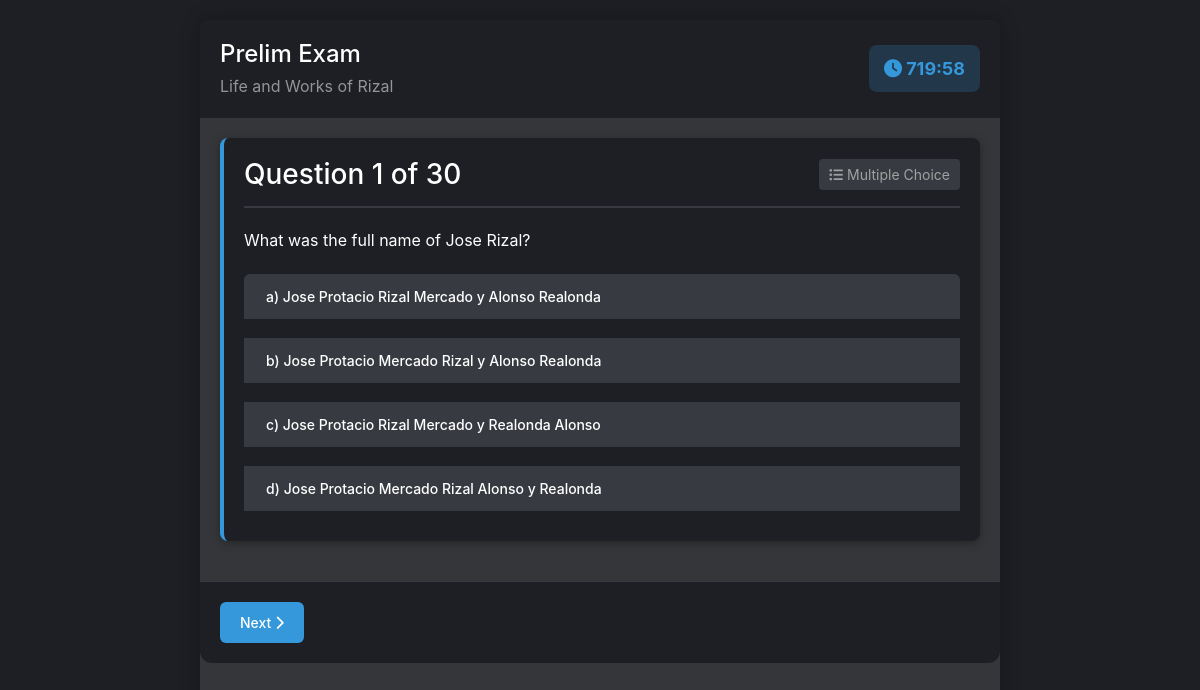
The app's page /exam/student/take_exam.php?exam_id=23 with its own data.
### tables this page shows
CREATE TABLE `exams` (
  `exam_id` int(11) NOT NULL,
  `course_id` int(11) DEFAULT NULL,
  `exam_name` varchar(100) NOT NULL,
  `description` text DEFAULT NULL,
  `duration` int(11) NOT NULL,
  `total_questions` int(11) NOT NULL,
  `passing_score` int(11) NOT NULL,
  `start_date` datetime DEFAULT NULL,
  `end_date` datetime DEFAULT NULL,
  `created_at` timestamp NOT NULL DEFAULT current_timestamp(),
  `min_multiple_choice` int(11) NOT NULL DEFAULT 10,
  `min_true_false` int(11) NOT NULL DEFAULT 10,
  `min_matching` int(11) NOT NULL DEFAULT 10,
  `allowed_types` varchar(100) DEFAULT 'multiple_choice,true_false,matching'
);

CREATE TABLE `courses` (
  `course_id` int(11) NOT NULL,
  `course_name` varchar(255) NOT NULL,
  `description` text DEFAULT NULL,
  `created_at` timestamp NOT NULL DEFAULT current_timestamp()
);

CREATE TABLE `questions` (
  `question_id` int(11) NOT NULL,
  `exam_id` int(11) NOT NULL,
  `question_text` text NOT NULL,
  `question_type` varchar(50) NOT NULL
);

CREATE TABLE `answers` (
  `answer_id` int(11) NOT NULL,
  `question_id` int(11) NOT NULL,
  `answer_text` text NOT NULL,
  `is_correct` tinyint(1) NOT NULL DEFAULT 0
);

### exam/student/take_exam.php (the view, shortened to what this page needs)
<?php
require_once '../../shared/db_connect.php';
$exam_id = $_GET['exam_id'];
$student_id = $_SESSION['student_id'];
try {
    $stmt = $pdo->prepare("
        SELECT e.*, c.course_name, re.reopen_start_date, re.reopen_end_date
        FROM exams e
        JOIN courses c ON e.course_id = c.course_id
        LEFT JOIN reopened_exams re ON e.exam_id = re.exam_id AND re.student_id = ?
        WHERE e.exam_id = ?
    ");
    $stmt->execute([$student_id, $exam_id]);
    $exam = $stmt->fetch();
    $stmt = $pdo->prepare("
        SELECT * FROM exam_attempts
        WHERE exam_id = ? AND student_id = ?
        ORDER BY attempt_id DESC LIMIT 1
    ");
    $stmt->execute([$exam_id, $student_id]);
    $attempt = $stmt->fetch();
    if (!$attempt) {
        $attempt_id = $pdo->lastInsertId();
    }
    $stmt = $pdo->prepare("
        SELECT q.*
        FROM questions q
        WHERE q.exam_id = ?
        ORDER BY q.question_id
    ");
    $stmt->execute([$exam_id]);
    $questions = $stmt->fetchAll();
    $stmt = $pdo->prepare("
        SELECT answer_id, question_id, answer_text, is_correct
        FROM answers
        WHERE question_id IN (SELECT question_id FROM questions WHERE exam_id = ?)
    ");
    $stmt->execute([$exam_id]);
    $answers = [];
    while ($row = $stmt->fetch()) {
        if (!isset($answers[$row['question_id']])) {
            $answers[$row['question_id']] = [];
        }
        $answers[$row['question_id']][] = $row;
    }
    $stmt = $pdo->prepare("
        SELECT question_id, answer_text
        FROM student_answers
        WHERE attempt_id = ?
    ");
    $stmt->execute([$attempt_id]);
    $existing_answers = [];
    while ($row = $stmt->fetch()) {
        $existing_answers[$row['question_id']] = $row['answer_text'];
    }
} catch (PDOException $e) {
    $_SESSION['error'] = "Error: " . $e->getMessage();
    header('Location: my_exams.php');
    exit();
}
?>
<!DOCTYPE html>
<html lang="en">
<head>
    <link href="https://cdn.jsdelivr.net/npm/bootstrap@5.1.3/dist/css/bootstrap.min.css" rel="stylesheet">
    <link rel="stylesheet" href="https://cdnjs.cloudflare.com/ajax/libs/font-awesome/6.0.0/css/all.min.css">
    <link rel="stylesheet" href="../assets/css/styles.css">
</head>
<body class="exam-page">
    <div class="exam-container">
        <div class="exam-header">
            <div class="exam-info">
                <h1><?php echo htmlspecialchars($exam['exam_name']); ?></h1>
                <p class="course-name"><?php echo htmlspecialchars($exam['course_name']); ?></p>
            </div>
            <div class="exam-timer">
                <i class="fas fa-clock"></i>
                <span id="timer"><?php echo $exam['duration']; ?>:00</span>
            </div>
        </div>
        <form method="POST" action="" id="examForm" onsubmit="return confirmSubmission();">
            <div class="questions-container">
                <?php foreach ($questions as $index => $question): ?>
                    <div class="question-card <?php echo $index === 0 ? 'active' : ''; ?>" data-question="<?php echo $index; ?>">
                        <div class="question-header">
                            <h3>Question <?php echo $index + 1; ?> of <?php echo count($questions); ?></h3>
                            <div class="question-type">
                                <?php
                                $type_icon = '';
                                switch($question['question_type']) {
                                    case 'multiple_choice':
                                        $type_icon = '<i class="fas fa-list-ul"></i> Multiple Choice';
                                        break;
                                    case 'true_false':
                                        $type_icon = '<i class="fas fa-toggle-on"></i> True/False';
                                        break;
                                    case 'matching':
                                    case 'Matching Type':
                                        $type_icon = '<i class="fas fa-random"></i> Matching Type';
                                        break;
                                }
                                echo $type_icon;
                                ?>
                            </div>
                        </div>
                        <div class="question-content">
                            <p><?php echo htmlspecialchars($question['question_text']); ?></p>
                                <?php if ($question['question_type'] === 'multiple_choice'): ?>
                                <div class="answer-options btn-group-vertical" role="group" aria-label="Multiple choice options">
                                    <?php
                                    $choices = array_slice($answers[$question['question_id']] ?? [], 0, 4);
                                    foreach ($choices as $idx => $answer):
                                        $isSelected = isset($existing_answers[$question['question_id']]) && $existing_answers[$question['question_id']] == $answer['answer_id'];
                                    ?>
                                        <button type="button"
                                            class="btn btn-outline-primary answer-btn<?php echo $isSelected ? ' active' : ''; ?>"
                                            data-question-id="<?php echo $question['question_id']; ?>"
                                            data-answer-id="<?php echo $answer['answer_id']; ?>"
                                            id="answer_<?php echo $question['question_id']; ?>_<?php echo $idx; ?>">
                                                <?php echo htmlspecialchars($answer['answer_text']); ?>
                                        </button>
                                    <?php endforeach; ?>
                                </div>
                                <?php endif; ?>
                        </div>
                    </div>
                <?php endforeach; ?>
            </div>
        <div class="exam-footer">
                <div class="navigation-buttons">
                    <button type="button" class="btn btn-primary" onclick="nextQuestion()" id="nextBtn">
                        Next <i class="fas fa-chevron-right"></i>
                    </button>
                </div>
            </div>
        </form>
    </div>
</body>
</html>

### exam/assets/css/styles.css (style rules this page uses)
body { background-color: #1e1f25; color: #a1a1a1; font-family: -apple-system, BlinkMacSystemFont, "Segoe UI", Roboto, Helvetica, Arial, sans-serif; margin: 0; padding: 0; }

### exam/student/take_exam.php (style rules this page uses)
body { margin: 0; padding: 0; font-family: -apple-system, BlinkMacSystemFont, "Segoe UI", Roboto, Helvetica, Arial, sans-serif; background-color: #1e1f25; color: #a1a1a1; }
.exam-page { min-height: 100vh; background-color: #1e1f25; }
.exam-container { max-width: 800px; margin: 0 auto; background-color: rgb(53, 54, 57); min-height: 100vh; box-shadow: 0 0 20px rgba(0,0,0,0.3); border-radius: 12px; margin-top: 20px; margin-bottom: 20px; }
.exam-header { background-color: #1e1f25; color: white; padding: 20px; display: flex; justify-content: space-between; align-items: center; border-radius: 12px 12px 0 0; }
.exam-info h1 { margin: 0 0 5px 0; font-size: 24px; color: white; }
.course-name { margin: 0; opacity: 0.9; color: #a1a1a1; }
.exam-timer { background: rgba(52, 152, 219, 0.2); padding: 10px 15px; border-radius: 8px; font-size: 18px; font-weight: bold; color: #3498db; }
.questions-container { padding: 20px; }
.question-card { display: none; background-color: #1e1f25; border-radius: 8px; padding: 20px; margin-bottom: 20px; box-shadow: 0 2px 10px rgba(0,0,0,0.3); border-left: 4px solid #3498db; }
.question-card.active { display: block; }
.question-header { display: flex; justify-content: space-between; align-items: center; margin-bottom: 20px; padding-bottom: 15px; border-bottom: 2px solid #373a40; }
.question-header h3 { margin: 0; color: white; }
.question-type { background: #373a40; padding: 5px 10px; border-radius: 4px; font-size: 14px; color: #a1a1a1; }
.question-content p { font-size: 16px; line-height: 1.6; color: white; margin-bottom: 20px; }
.answer-options { display: flex; flex-direction: column; gap: 10px; }
.exam-footer { background: #1e1f25; padding: 20px; border-top: 1px solid #373a40; display: flex; justify-content: space-between; align-items: center; border-radius: 0 0 12px 12px; }
.navigation-buttons { display: flex; gap: 10px; }
.btn { padding: 10px 20px; border: none; border-radius: 6px; cursor: pointer; font-size: 14px; font-weight: 500; transition: all 0.3s ease; }
.btn-primary { background: #3498db; color: white; }
.answer-btn { margin-bottom: 10px; text-align: left; background-color: #373a40; border: 2px solid #373a40; color: white; transition: all 0.3s ease; }

### records on screen
exams: exam_name "Prelim Exam", course.course_name "Life and Works of Rizal"
questions: count($questions) "30", question_type "multiple_choice" (drawn), question_text "What was the full name of Jose Rizal?"
answers: answer_text "a) Jose Protacio Rizal Mercado y Alonso Realonda"
answers: answer_text "b) Jose Protacio Mercado Rizal y Alonso Realonda"
answers: answer_text "c) Jose Protacio Rizal Mercado y Realonda Alonso"
answers: answer_text "d) Jose Protacio Mercado Rizal Alonso y Realonda"
